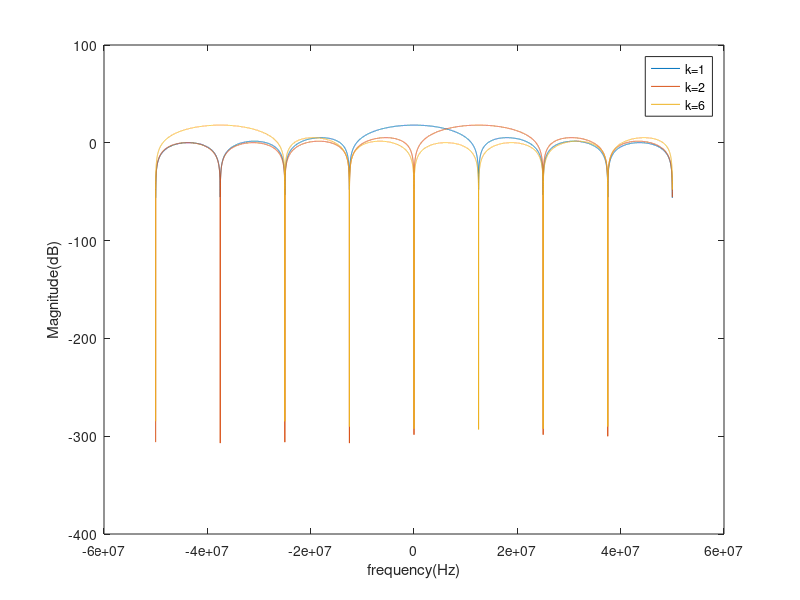
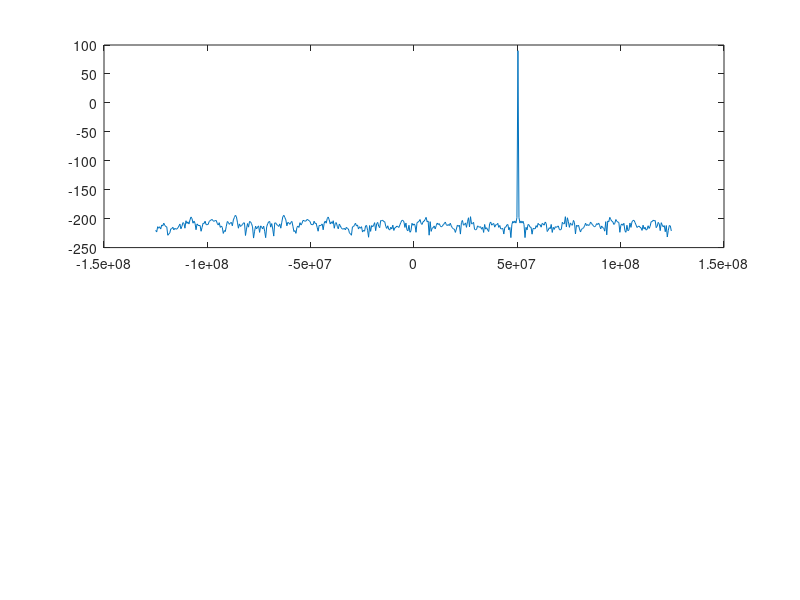

Reproduce these figures in MATLAB, in order. (Note: this script raises an error after producing the figures.)
clc, clear, close all;
%% Question 3-1-2
N = 8;
Wn = exp(-1j*2*pi/N).^((0:N-1).'*(0:N-1));
fs = 100e6;

for k = [1, 2, 6]
    b = Wn(k, end:-1:1);
    a = 1;
    [H, f] = freqz(b, a, 128^2, 'whole', fs);
    f = f - 50e6;
    H = fftshift(H);
    plot(f, 20*log10(abs(H)));
    xlabel('frequency(Hz)')
    ylabel('Magnitude(dB)')
    hold on;
end
legend('k=1', 'k=2', 'k=6');
hold off;

%% Question 3-1-3
figure;
fs = 250e6;
A = 2;
n_psd = 512;
n_fft = 512;
n = 0:n_fft-1;
indx = 1;
for f0 = [250*51.5/256, 250*51/256]*1e6
    x = A*exp(1j*n*2*pi*f0/fs);
    subplot(2, 1, indx);
    X1 = 10*log10(abs(fftshift(fft(x))).^2)+30;
    f1 = ((-n_fft/2):(n_fft/2-1))*fs/n_fft;
    plot(f1, X1);
    hold on;
    X2 = 10*log10(abs(fftshift(corr_spctrm(x, n_psd))))+30;
    f2 = ((-n_psd/2):(n_psd/2-1))*fs/n_psd;
    plot(f2, X2);
    indx = indx+1;
    title(['f0=', num2str(f0)]);
    xlabel('frequency(Hz)')
    ylabel('Magnitude(dBm)')
    legend('fft', 'xcor')
end

%% Question 3-2-2
figure;
phi = -pi:pi/10:pi;
alpha = 0:0.05:1;
[Alpha, Phi] = meshgrid(alpha, phi);
R = abs((1-exp(1j*Phi).*(1+Alpha))./(1+exp(-1j*Phi).*(1+Alpha)));
surf(Alpha, Phi, 20*log10(R));
xlabel('alpha')
ylabel('phi')
zlabel('Ratio(dB)')